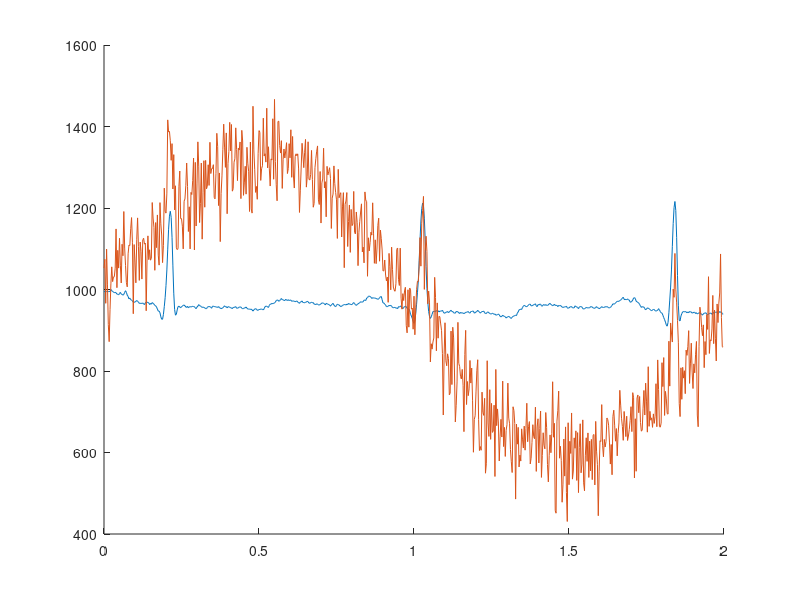

This chart was generated by the following MATLAB code: (Note: this script raises an error after producing the figure.)
%% Initialization
addpath('../../Data')
load('100m.mat')
samplefreq = 360;
seconds = 2;
offset = 0;
ecg = val(1,1+offset:samplefreq*seconds+offset); % Neem één frame uit de input-data
time = (0+offset:samplefreq*seconds-1+offset)/samplefreq; % de tijd in seconden van elke sample

noise = 360*sin(time*2*pi/2) + 36*sin(time*2*pi*50) + 60*wgn(samplefreq*seconds,1,0)'; % 0.5 and 50 Hz + white gaussian noise
noisy = ecg + noise;

figure
hold on
plot(time, ecg)
plot(time, noisy)

%% Wavelet transformations
wv = 'sym4'; % Symlet 4 heeft ongeveer dezelfde vorm als een QRS complex, en is orthogonaal, dus kan real-time berekend worden

wtecg = modwt(ecg, wv); % pas de discrete wavelet-transformatie toe op het ECG-signaal
wtrec = zeros(size(wtecg)); % maak een matrix met dezelfde dimensies als het resultaat en vul ze met nullen
wtrec(4:5,:) = wtecg(4:5,:); % kopiëer level 4 en 5 van het resultaat naar de nieuwe matrix
ecgfiltered = imodwt(wtrec, wv); % voer de inverse discrete wavelet-transformatie toe op de nieuwe matrix

% do the same thing for the noisy signal
wtnoisy = modwt(noisy,wv);
wtrecnoisy = zeros(size(wtnoisy));
wtrecnoisy(4:5,:) = wtnoisy(4:5,:);
noisyfiltered = imodwt(wtrecnoisy,wv);

%% Plotting
%plot(time, ecgfiltered)
%plot(time, noisyfiltered)
plot(time, ecgfiltered.^2/30)
plot(time, noisyfiltered.^2/30)

%% Energy distribution
QRSoffset = 50;
QRSlength = 54;
QRS = val(1,1+QRSoffset:QRSlength+QRSoffset) - 960; % Neem één QRS-peak uit de input-data
QRStime = (QRSoffset:QRSoffset+QRSlength-1); % / samplefreq;

figure
plot(QRStime, QRS)

wtQRS = modwt(QRS, wv);

levels = floor(log2(length(QRS))) + 1

lowfrequencies = zeros(levels, 1);
highfrequencies = zeros(levels, 1);

for i = 1:(levels-1)
    lowfrequencies(i) = samplefreq / 2.^(i+1);
    highfrequencies(i) = samplefreq / 2.^i;
end
lowfrequencies(levels) = 0;
highfrequencies(levels) = samplefreq / 2.^levels;

energy_by_scales = sum(wtQRS.^2,2);
Levels = (1:levels)';
energy_table = table(Levels,energy_by_scales, lowfrequencies, highfrequencies);
disp(energy_table)
figure
plot(Levels', energy_by_scales','-o')

%% Fourier analysis
fourierQRS = fft(QRS);
xfrequencies = ((1:QRSlength)-1) * samplefreq / QRSlength;
frequencies = xfrequencies(1:10)';
amplitudes = abs(real(fourierQRS(1:10)))';
fft_table = table(frequencies, amplitudes);
disp(fft_table)
figure
semilogy(xfrequencies(1:QRSlength/2), abs(real(fourierQRS(1:QRSlength/2))), '-o')
figure
plot(xfrequencies(1:QRSlength/2), 10*log10(abs(real(fourierQRS(1:QRSlength/2)))), '-o')